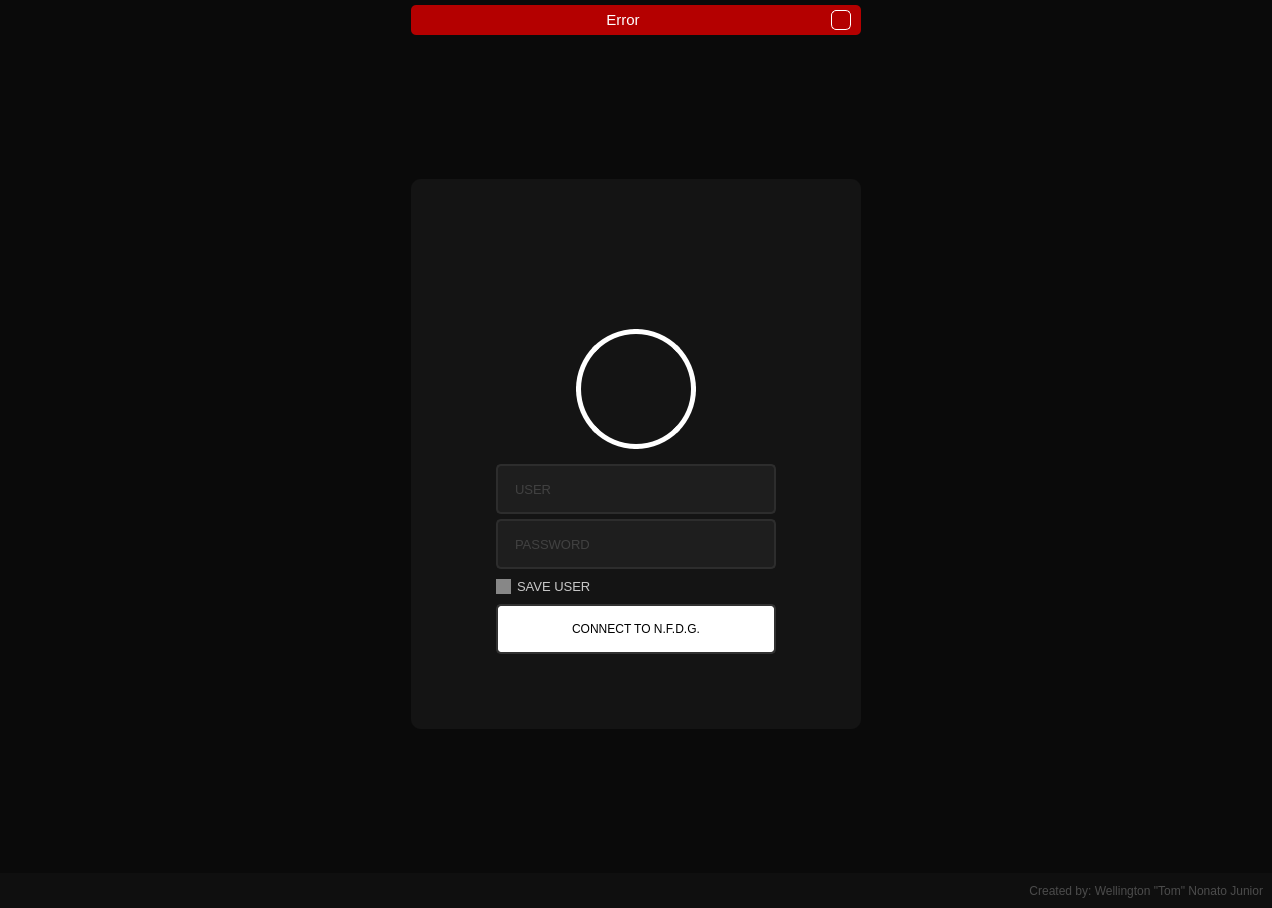
<?xml version="1.0" encoding="UTF-8"?>
<ui version="4.0">
 <class>MainWindow</class>
 <widget class="QMainWindow" name="MainWindow">
  <property name="geometry">
   <rect>
    <x>0</x>
    <y>0</y>
    <width>1272</width>
    <height>908</height>
   </rect>
  </property>
  <property name="minimumSize">
   <size>
    <width>500</width>
    <height>700</height>
   </size>
  </property>
  <property name="windowTitle">
   <string>Login</string>
  </property>
  <property name="windowIcon">
   <iconset resource="file_rc.qrc">
    <normaloff>:/Icon/Cyberpunk IMG/Icon.ico</normaloff>:/Icon/Cyberpunk IMG/Icon.ico</iconset>
  </property>
  <property name="styleSheet">
   <string notr="true">color: rgb(200, 200, 200);
background-color: rgb(10, 10, 10);</string>
  </property>
  <widget class="QWidget" name="centralwidget">
   <layout class="QVBoxLayout" name="verticalLayout">
    <property name="spacing">
     <number>0</number>
    </property>
    <property name="leftMargin">
     <number>0</number>
    </property>
    <property name="topMargin">
     <number>0</number>
    </property>
    <property name="rightMargin">
     <number>0</number>
    </property>
    <property name="bottomMargin">
     <number>0</number>
    </property>
    <item>
     <widget class="QFrame" name="top_bar">
      <property name="maximumSize">
       <size>
        <width>16777215</width>
        <height>35</height>
       </size>
      </property>
      <property name="styleSheet">
       <string notr="true"/>
      </property>
      <property name="frameShape">
       <enum>QFrame::NoFrame</enum>
      </property>
      <property name="frameShadow">
       <enum>QFrame::Raised</enum>
      </property>
      <layout class="QHBoxLayout" name="horizontalLayout_2">
       <property name="spacing">
        <number>0</number>
       </property>
       <property name="leftMargin">
        <number>0</number>
       </property>
       <property name="topMargin">
        <number>5</number>
       </property>
       <property name="rightMargin">
        <number>0</number>
       </property>
       <property name="bottomMargin">
        <number>0</number>
       </property>
       <item>
        <widget class="QFrame" name="frame_error">
         <property name="maximumSize">
          <size>
           <width>450</width>
           <height>16777215</height>
          </size>
         </property>
         <property name="styleSheet">
          <string notr="true">background-color: rgb(180, 0, 0);
border-radius: 5px;</string>
         </property>
         <property name="frameShape">
          <enum>QFrame::StyledPanel</enum>
         </property>
         <property name="frameShadow">
          <enum>QFrame::Raised</enum>
         </property>
         <layout class="QHBoxLayout" name="horizontalLayout_3">
          <property name="leftMargin">
           <number>10</number>
          </property>
          <property name="topMargin">
           <number>3</number>
          </property>
          <property name="rightMargin">
           <number>10</number>
          </property>
          <property name="bottomMargin">
           <number>3</number>
          </property>
          <item>
           <widget class="QLabel" name="label_error">
            <property name="font">
             <font>
              <family>Segoe UI</family>
              <pointsize>11</pointsize>
             </font>
            </property>
            <property name="styleSheet">
             <string notr="true">color: rgb(255, 255, 255);</string>
            </property>
            <property name="text">
             <string>Error</string>
            </property>
            <property name="alignment">
             <set>Qt::AlignCenter</set>
            </property>
           </widget>
          </item>
          <item>
           <widget class="QPushButton" name="pushButton_close_popup">
            <property name="maximumSize">
             <size>
              <width>20</width>
              <height>20</height>
             </size>
            </property>
            <property name="styleSheet">
             <string notr="true">QPushButton {
	border-radius: 5px;
	border: 1px solid rgb(255, 255, 255);
	background-image: url(:/Close_Image/Cyberpunk IMG/cil-x.png);
	background-position: center;
}
QPushButton:hover {
	background-color: rgb(60, 60, 60);
	color: rgb(200, 200, 200);
}
QPushButton:pressed {
	background-color: rgb(35, 35, 35);
	color: rgb(200, 200, 200);
}</string>
            </property>
            <property name="text">
             <string/>
            </property>
           </widget>
          </item>
         </layout>
        </widget>
       </item>
      </layout>
     </widget>
    </item>
    <item>
     <widget class="QFrame" name="content">
      <property name="styleSheet">
       <string notr="true"/>
      </property>
      <property name="frameShape">
       <enum>QFrame::NoFrame</enum>
      </property>
      <property name="frameShadow">
       <enum>QFrame::Raised</enum>
      </property>
      <layout class="QHBoxLayout" name="horizontalLayout">
       <item>
        <widget class="QFrame" name="login_area">
         <property name="maximumSize">
          <size>
           <width>450</width>
           <height>550</height>
          </size>
         </property>
         <property name="font">
          <font>
           <family>Segoe UI</family>
           <pointsize>11</pointsize>
          </font>
         </property>
         <property name="styleSheet">
          <string notr="true">background-color: rgb(20, 20, 20);
border-radius: 10px;</string>
         </property>
         <property name="frameShape">
          <enum>QFrame::NoFrame</enum>
         </property>
         <property name="frameShadow">
          <enum>QFrame::Raised</enum>
         </property>
         <widget class="QFrame" name="logo">
          <property name="geometry">
           <rect>
            <x>45</x>
            <y>40</y>
            <width>360</width>
            <height>90</height>
           </rect>
          </property>
          <property name="styleSheet">
           <string notr="true">background-image: url(:/Logo/Cyberpunk IMG/logo_360x90.png);
background-image: url(:/Logo/Cyberpunk IMG/logo_360x90.png);
background-repeat: no-repeat;
background-position: center;</string>
          </property>
          <property name="frameShape">
           <enum>QFrame::StyledPanel</enum>
          </property>
          <property name="frameShadow">
           <enum>QFrame::Raised</enum>
          </property>
         </widget>
         <widget class="QFrame" name="avatar">
          <property name="geometry">
           <rect>
            <x>165</x>
            <y>150</y>
            <width>120</width>
            <height>120</height>
           </rect>
          </property>
          <property name="styleSheet">
           <string notr="true">QFrame {
	background-image: url(:/Avatar/Cyberpunk IMG/avatar.png);
	border-radius: 60px;
	border: 5px solid rgb(255, 255, 255);
}
QFrame:hover {
	border: 5px solid rgb(0, 51, 255);
}</string>
          </property>
          <property name="frameShape">
           <enum>QFrame::StyledPanel</enum>
          </property>
          <property name="frameShadow">
           <enum>QFrame::Raised</enum>
          </property>
         </widget>
         <widget class="QLineEdit" name="lineEdit_user">
          <property name="geometry">
           <rect>
            <x>85</x>
            <y>285</y>
            <width>280</width>
            <height>50</height>
           </rect>
          </property>
          <property name="font">
           <font>
            <family>Segoe UI</family>
            <pointsize>10</pointsize>
           </font>
          </property>
          <property name="styleSheet">
           <string notr="true">QLineEdit {
	border: 2px solid rgb(45, 45, 45);
	border-radius: 5px;
	padding: 15px;
	background-color: rgb(30, 30, 30);
	color: rgb(100, 100, 100);
}
QLineEdit:hover {
	border: 2px solid rgb(255, 255, 255);
}
QLineEdit:focus {
	border: 2px solid rgb(0, 51, 255);
	color: rgb(200, 200, 200);
}</string>
          </property>
          <property name="maxLength">
           <number>32</number>
          </property>
          <property name="placeholderText">
           <string>USER</string>
          </property>
         </widget>
         <widget class="QLineEdit" name="lineEdit_password">
          <property name="geometry">
           <rect>
            <x>85</x>
            <y>340</y>
            <width>280</width>
            <height>50</height>
           </rect>
          </property>
          <property name="font">
           <font>
            <family>Segoe UI</family>
            <pointsize>10</pointsize>
           </font>
          </property>
          <property name="styleSheet">
           <string notr="true">QLineEdit {
	border: 2px solid rgb(45, 45, 45);
	border-radius: 5px;
	padding: 15px;
	background-color: rgb(30, 30, 30);
	color: rgb(100, 100, 100);
}
QLineEdit:hover {
	border: 2px solid rgb(255, 255, 255);
}
QLineEdit:focus {
	border: 2px solid rgb(0, 51, 255);
	color: rgb(200, 200, 200);
}</string>
          </property>
          <property name="maxLength">
           <number>16</number>
          </property>
          <property name="echoMode">
           <enum>QLineEdit::Password</enum>
          </property>
          <property name="placeholderText">
           <string>PASSWORD</string>
          </property>
         </widget>
         <widget class="QCheckBox" name="checkBox_save_user">
          <property name="geometry">
           <rect>
            <x>85</x>
            <y>390</y>
            <width>280</width>
            <height>35</height>
           </rect>
          </property>
          <property name="font">
           <font>
            <family>Segoe UI</family>
            <pointsize>10</pointsize>
           </font>
          </property>
          <property name="styleSheet">
           <string notr="true">QCheckBox::indicator {
	border: 3px solid rbg(55, 55, 55);
	width: 15px;
	height: 15px;
	border-radius: 10px;
	background-color: rgb(135, 135, 135); 
}
QCheckBox::indicator:checked {
	border: 3px solid rgb(255, 255, 255);
	background-color: rgb(0, 51, 255);
}</string>
          </property>
          <property name="text">
           <string>SAVE USER</string>
          </property>
         </widget>
         <widget class="QPushButton" name="pushButton_login">
          <property name="geometry">
           <rect>
            <x>85</x>
            <y>425</y>
            <width>280</width>
            <height>50</height>
           </rect>
          </property>
          <property name="styleSheet">
           <string notr="true">QPushButton {
	color: rgb(0, 0, 0);
	background-color: rgb(255, 255, 255);
	border: 2px solid rgb(50, 50, 50);
	border-radius: 5px;
}
QPushButton:hover {
	color: rgb(255, 255, 255);
	background-color: rgb(0, 51, 255);
	border: 2px solid rgb(255, 255, 255);
	border-radius: 5px;
}
QPushButton:pressed {
	color: rgb(255, 255, 255);
	background-color: rgb(0, 25, 120);
	border: 2px solid rgb(100, 100, 100);
	border-radius: 5px;
}</string>
          </property>
          <property name="text">
           <string>CONNECT TO N.F.D.G.</string>
          </property>
         </widget>
        </widget>
       </item>
      </layout>
     </widget>
    </item>
    <item>
     <widget class="QFrame" name="bottom">
      <property name="maximumSize">
       <size>
        <width>16777215</width>
        <height>35</height>
       </size>
      </property>
      <property name="styleSheet">
       <string notr="true">background-color: rgb(15, 15, 15);</string>
      </property>
      <property name="frameShape">
       <enum>QFrame::NoFrame</enum>
      </property>
      <property name="frameShadow">
       <enum>QFrame::Raised</enum>
      </property>
      <layout class="QVBoxLayout" name="verticalLayout_2">
       <item>
        <widget class="QLabel" name="label_credits">
         <property name="font">
          <font>
           <family>Segoe UI</family>
          </font>
         </property>
         <property name="styleSheet">
          <string notr="true">color: rgb(75, 75, 75);</string>
         </property>
         <property name="text">
          <string>Created by: Wellington &quot;Tom&quot; Nonato Junior</string>
         </property>
         <property name="alignment">
          <set>Qt::AlignRight|Qt::AlignTrailing|Qt::AlignVCenter</set>
         </property>
        </widget>
       </item>
      </layout>
     </widget>
    </item>
   </layout>
  </widget>
  <widget class="QMenuBar" name="menubar">
   <property name="geometry">
    <rect>
     <x>0</x>
     <y>0</y>
     <width>1272</width>
     <height>21</height>
    </rect>
   </property>
  </widget>
 </widget>
 <resources>
  <include location="file_rc.qrc"/>
 </resources>
 <connections/>
</ui>
